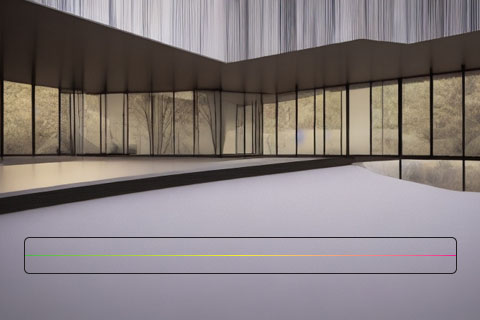
#> input picture Sources/NullPlayer/Resources/PeppyMeter/480x320/chillout-bgr.jpg, 480 x 320 px
$ python -i review_sheet.py   (imports and definitions only)
#> lines starting #> are read from the running program, lines starting #| are printed output that depends on the picture
#!/usr/bin/env python3
"""One sheet per skin for the visual review: the author's reference beside every window we drew.

  scripts/review_sheet.py <out.png> <render.png>... [--ref screenshot.png] [--scale F]

Every render is composited over magenta. An image viewer shows alpha 0 as white or black, so a
missing background on a light or dark skin reads as intended art — that is how intake #3's
see-through panes reached the user. Magenta inside a body is a hole; the reference (drawn as is)
says whether the author meant it.

Per render it prints the transparent share and the *enclosed* holes — transparent pixels not
connected to the canvas edge. A shaped window's cut-outs touch the edge; a body's missing fill
usually does not. `HOLES` marks a render worth opening first, never a verdict either way: a fully
see-through window has no enclosed hole at all, which is why the transparent share is printed too.

--scale divides the renders (2 for Retina window-census shots) so everything sits at 1x beside a
1x reference.
"""
import argparse
from PIL import Image, ImageDraw

MAGENTA = (255, 0, 255, 255)
PAD = 12
HOLE_FLAG = 64  # px; below this an enclosed hole is antialiasing


def holes(img):
    """(transparent px, enclosed px, enclosed bbox) for alpha <= 8."""
    alpha = img.getchannel('A')
    mask = alpha.point(lambda a: 255 if a <= 8 else 0)
    framed = Image.new('L', (img.width + 2, img.height + 2), 255)
    framed.paste(mask, (1, 1))
    ImageDraw.floodfill(framed, (0, 0), 128)  # reach every edge-connected transparent pixel
    enclosed = framed.point(lambda v: 255 if v == 255 else 0).crop((1, 1, img.width + 1, img.height + 1))
    return mask.histogram()[255], enclosed.histogram()[255], enclosed.getbbox()


def main():
    ap = argparse.ArgumentParser()
    ap.add_argument('out')
    ap.add_argument('renders', nargs='+')
    ap.add_argument('--ref', action='append', default=[])
    ap.add_argument('--scale', type=float, default=1.0)
    a = ap.parse_args()

    tiles = []
    for path in a.ref:
        tiles.append(Image.open(path).convert('RGBA'))
        print('%s  reference' % path)
    for path in a.renders:
        img = Image.open(path).convert('RGBA')
        if a.scale != 1:
            img = img.resize((round(img.width / a.scale), round(img.height / a.scale)), Image.LANCZOS)
        clear, enclosed, box = holes(img)
        total = img.width * img.height
        flag = '  HOLES' if enclosed >= HOLE_FLAG else ''
        print('%s  %dx%d  transparent=%.0f%%  enclosed=%d px%s%s' % (
            path, img.width, img.height, 100 * clear / total, enclosed,
            ' bbox=%s' % (box,) if enclosed else '', flag))
        backed = Image.new('RGBA', img.size, MAGENTA)
        tiles.append(Image.alpha_composite(backed, img))

    w = max(t.width for t in tiles) + 2 * PAD
    h = sum(t.height for t in tiles) + PAD * (len(tiles) + 1)
    sheet = Image.new('RGBA', (w, h), (40, 40, 40, 255))
    y = PAD
    for t in tiles:
        sheet.paste(t, (PAD, y), t)
        y += t.height + PAD
    sheet.save(a.out)
    print('sheet: %s' % a.out)


# [2 lines not run here, left out]

>>> import cv2
>>> picture = cv2.imread('../Sources/NullPlayer/Resources/PeppyMeter/480x320/chillout-bgr.jpg', cv2.IMREAD_GRAYSCALE)
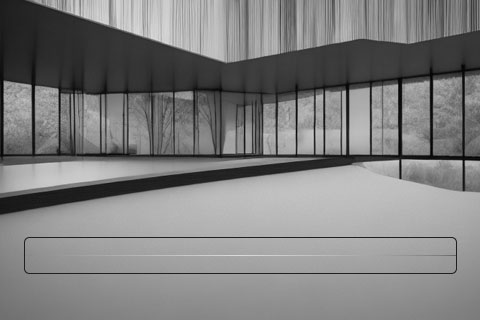
#> picture: shape (320, 480); min 0, max 223, mean 127
#> (the run stopped early here; a loop or call above may not have finished)
